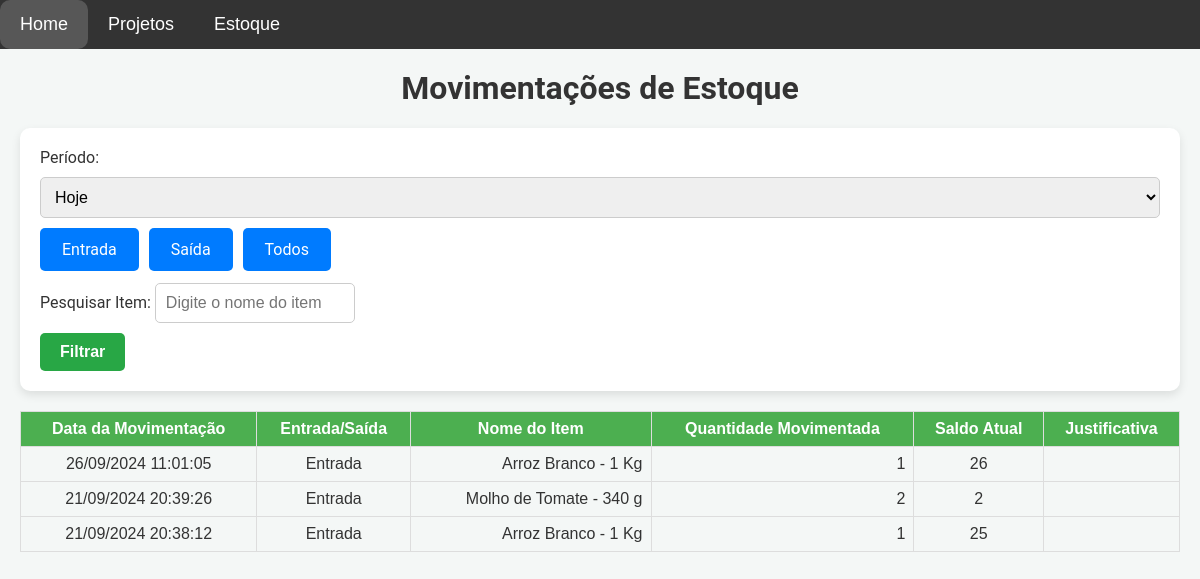
Page /movimentacoes on the earlier database version.
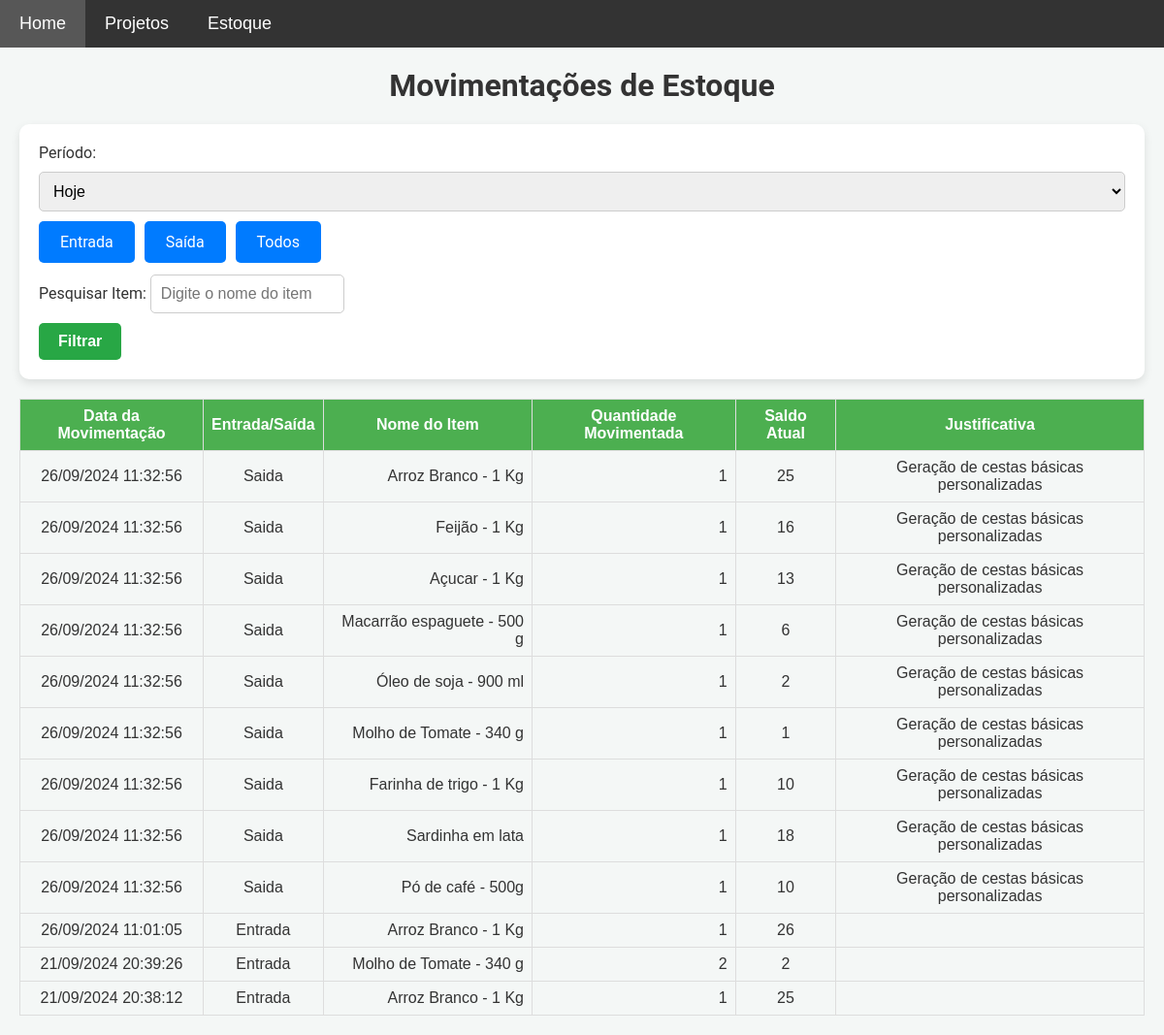
Same page on the later database version.
### models.py (models this page shows)
class MovimentacaoEstoque(db.Model):
    __table_args__ = {'extend_existing': True}
    id = db.Column(db.Integer, primary_key=True)
    item_id = db.Column(db.Integer, db.ForeignKey('item.id'), nullable=False)
    tipo_movimentacao = db.Column(db.String(10), nullable=False)  # 'entrada' ou 'saida'
    quantidade = db.Column(db.Integer, nullable=False)
    data_hora = db.Column(db.DateTime, default=datetime.utcnow)
    justificativa = db.Column(db.String(255), nullable=True, default='')  # Define string vazia como padrão
    saldo_atual = db.Column(db.Integer, nullable=False)  # Adiciona o campo saldo atual
    item = db.relationship('Item', backref=db.backref('movimentacoes', lazy=True))

class Item(db.Model):
    __table_args__ = {'extend_existing': True}  # Estende a tabela existente ao invés de tentar recriá-la
    id = db.Column(db.Integer, primary_key=True)
    nome = db.Column(db.String(100), nullable=False)
    descricao = db.Column(db.Text, nullable=False)
    categoria = db.Column(db.String(50), nullable=False)
    quantidade = db.Column(db.Integer, nullable=False, default=0)
    preco = db.Column(db.Float, nullable=False)

### app.py (the view, shortened to what this page needs)
@app.route('/movimentacoes', methods=['GET'])
def movimentacoes_estoque():
    periodo = request.args.get('periodo')  # Obtém o filtro de período
    tipo_movimentacao = request.args.get('tipo_movimentacao', 'todos')  # Filtro para o tipo de movimentação
    nome_item = request.args.get('nome_item', '').strip()  # Filtro para o nome do item
    query = MovimentacaoEstoque.query.join(Item)
    hoje = datetime.now(tz).date()  # Data de hoje no fuso horário definido
    if periodo == 'hoje':
        query = query.filter(db.func.date(MovimentacaoEstoque.data_hora) == hoje)
    elif periodo == 'semana':
        inicio_semana = hoje - timedelta(days=hoje.weekday())
        query = query.filter(MovimentacaoEstoque.data_hora >= inicio_semana)
    elif periodo == 'mes':
        query = query.filter(db.extract('month', MovimentacaoEstoque.data_hora) == hoje.month, db.extract('year', MovimentacaoEstoque.data_hora) == hoje.year)
    elif periodo == 'ano':
        query = query.filter(db.extract('year', MovimentacaoEstoque.data_hora) == hoje.year)
    elif periodo == 'ultimos_30_dias':
        ultimos_30_dias = hoje - timedelta(days=30)
        query = query.filter(MovimentacaoEstoque.data_hora >= ultimos_30_dias)
    elif periodo == 'ultimos_12_meses':
        ultimos_12_meses = hoje.replace(year=hoje.year - 1)
        query = query.filter(MovimentacaoEstoque.data_hora >= ultimos_12_meses)
    if tipo_movimentacao in ['entrada', 'saida']:
        query = query.filter(MovimentacaoEstoque.tipo_movimentacao == tipo_movimentacao)
    movimentacoes = query.order_by(MovimentacaoEstoque.data_hora.desc()).all()
    if nome_item:
        nome_item_normalizado = remover_acentos(nome_item).lower()
        movimentacoes = [m for m in movimentacoes if remover_acentos(m.item.nome).lower().find(nome_item_normalizado) != -1]
    return render_template('movimentacoes.html', movimentacoes=movimentacoes, tz=tz)  # Renderiza o template com as movimentações

### templates/movimentacoes.html (shortened to what this page needs)
{% extends 'base.html' %}
{% block content %}
    <h1>Movimentações de Estoque</h1>
    <form method="GET" action="{{ url_for('movimentacoes_estoque') }}">
        <label for="periodo">Período:</label>
        <select name="periodo" id="periodo">
            <option value="hoje" {% if request.args.get('periodo') == 'hoje' %}selected{% endif %}>Hoje</option>
        </select>
        <div class="radio-buttons">
            <label for="entrada" class="btn">Entrada</label>
            <label for="saida" class="btn">Saída</label>
            <label for="todos" class="btn">Todos</label>
        </div>
        <div class="search-bar">
            <label for="nome_item">Pesquisar Item:</label>
            <input type="text" name="nome_item" id="nome_item" placeholder="Digite o nome do item" value="{{ request.args.get('nome_item', '') }}">
        </div>
        <button type="submit">Filtrar</button>
    </form>
    <table class="estoque-table">
        <thead>
            <tr>
                <th>Data da Movimentação</th>
                <th>Entrada/Saída</th>
                <th>Nome do Item</th>
                <th>Quantidade Movimentada</th>
                <th>Saldo Atual</th>
                <th>Justificativa</th>
            </tr>
        </thead>
        <tbody>
            {% for movimentacao in movimentacoes %}
            <tr>
                <td>{{ movimentacao.data_hora.astimezone(tz).strftime('%d/%m/%Y %H:%M:%S') }}</td>
                <td>{{ movimentacao.tipo_movimentacao | capitalize }}</td>
                <td>{{ movimentacao.item.nome }}</td>
                <td>{{ movimentacao.quantidade }}</td>
                <td>{{ movimentacao.saldo_atual }}</td>
                <td>{{ movimentacao.justificativa }}</td>
            </tr>
            {% endfor %}
        </tbody>
    </table>
{% endblock %}

### templates/base.html (shortened to what this page needs)
<!DOCTYPE html>
<html lang="pt-BR">
<head>
    <link rel="stylesheet" href="{{ url_for('static', filename='css/style.css') }}">
</head>
<body>
    <nav class="navbar">
        <ul class="main-menu">
            <li><a href="{{ url_for('home') }}">Home</a></li>
            <li class="dropdown">
                <a href="javascript:void(0)" class="dropbtn">Projetos</a>
            </li>
            <li class="dropdown">
                <a href="javascript:void(0)" class="dropbtn">Estoque</a>
            </li>
        </ul>
    </nav>
    <div class="content">
        {% block content %}{% endblock %}
    </div>
</body>
</html>

### static/css/style.css (style rules this page uses)
body { font-family: 'Roboto', sans-serif; background-color: #f4f7f6; margin: 0; padding: 0; color: #333; }
h1, h3 { text-align: center; margin-top: 0; }
a { text-decoration: none; color: white; transition: background-color 0.3s ease; }
.content { padding: 20px; }
form { background-color: white; padding: 20px; border-radius: 10px; box-shadow: 0 4px 10px rgba(0, 0, 0, 0.1); margin-bottom: 20px; }
input[type="text"], input[type="date"], textarea, select { width: 100%; padding: 10px; margin: 10px 0; border: 1px solid #ccc; border-radius: 5px; font-size: 16px; box-sizing: border-box; }
form input[type="text"], form input[type="date"] { max-width: 200px; display: inline-block; margin-right: 10px; }
button { padding: 10px 20px; background-color: #28a745; color: white; border: none; border-radius: 5px; font-size: 16px; font-weight: bold; cursor: pointer; transition: background-color 0.3s ease; }
.estoque-table { width: 100%; border-collapse: collapse; margin-top: 20px; font-family: Arial, sans-serif; }
.estoque-table th, .estoque-table td { border: 1px solid #ddd; padding: 8px; }
.estoque-table th { background-color: #4CAF50; color: white; text-align: center; font-weight: bold; }
.estoque-table td { text-align: center; }
.estoque-table td:nth-child(3), .estoque-table td:nth-child(4) { text-align: right; }
.search-bar input { width: 100%; padding: 12px; margin-top: 12px; font-size: 16px; border: 1px solid #ccc; border-radius: 5px; }
.navbar { background-color: #333; font-family: Arial, sans-serif; display: flex; align-items: center; position: relative; z-index: 1000; }
.navbar ul { list-style-type: none; margin: 0; padding: 0; display: flex; flex-wrap: wrap; }
.navbar ul li { position: relative; }
.navbar ul.main-menu > li > a { display: block; color: white; text-align: center; padding: 14px 20px; text-decoration: none; font-size: 18px; }
.radio-buttons { display: flex; gap: 10px; }
.btn { display: inline-block; padding: 10px 20px; background-color: #007bff; color: white; border: 2px solid transparent; border-radius: 5px; cursor: pointer; transition: background-color 0.3s ease, color 0.3s ease; }
input[type="text"], input[type="date"], textarea, select { width: 100%; padding: 10px; margin-bottom: 10px; border: 1px solid #ccc; border-radius: 5px; font-size: 16px; }

Differences in the rows shown:
added MovimentacaoEstoque: data_hora.astimezone "26/09/2024 11:32:56", tipo_movimentacao "Saida", item.nome "Arroz Branco - 1 Kg", quantidade "1", saldo_atual "25", justificativa "Geração de cestas básicas personalizadas"
added MovimentacaoEstoque: data_hora.astimezone "26/09/2024 11:32:56", tipo_movimentacao "Saida", item.nome "Feijão - 1 Kg", quantidade "1", saldo_atual "16", justificativa "Geração de cestas básicas personalizadas"
added MovimentacaoEstoque: data_hora.astimezone "26/09/2024 11:32:56", tipo_movimentacao "Saida", item.nome "Açucar - 1 Kg", quantidade "1", saldo_atual "13", justificativa "Geração de cestas básicas personalizadas"
added MovimentacaoEstoque: data_hora.astimezone "26/09/2024 11:32:56", tipo_movimentacao "Saida", item.nome "Macarrão espaguete - 500 g", quantidade "1", saldo_atual "6", justificativa "Geração de cestas básicas personalizadas"
added MovimentacaoEstoque: data_hora.astimezone "26/09/2024 11:32:56", tipo_movimentacao "Saida", item.nome "Óleo de soja - 900 ml", quantidade "1", saldo_atual "2", justificativa "Geração de cestas básicas personalizadas"
added MovimentacaoEstoque: data_hora.astimezone "26/09/2024 11:32:56", tipo_movimentacao "Saida", item.nome "Molho de Tomate - 340 g", quantidade "1", saldo_atual "1", justificativa "Geração de cestas básicas personalizadas"
added MovimentacaoEstoque: data_hora.astimezone "26/09/2024 11:32:56", tipo_movimentacao "Saida", item.nome "Farinha de trigo - 1 Kg", quantidade "1", saldo_atual "10", justificativa "Geração de cestas básicas personalizadas"
added MovimentacaoEstoque: data_hora.astimezone "26/09/2024 11:32:56", tipo_movimentacao "Saida", item.nome "Sardinha em lata", quantidade "1", saldo_atual "18", justificativa "Geração de cestas básicas personalizadas"
added MovimentacaoEstoque: data_hora.astimezone "26/09/2024 11:32:56", tipo_movimentacao "Saida", item.nome "Pó de café - 500g", quantidade "1", saldo_atual "10", justificativa "Geração de cestas básicas personalizadas"
